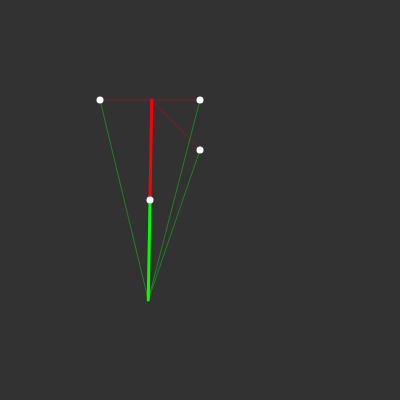
Frame 1 (no input)
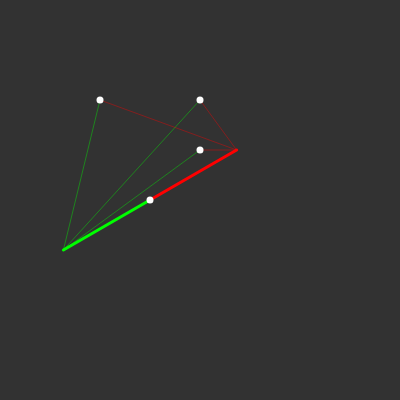
Frame 60 (no input)
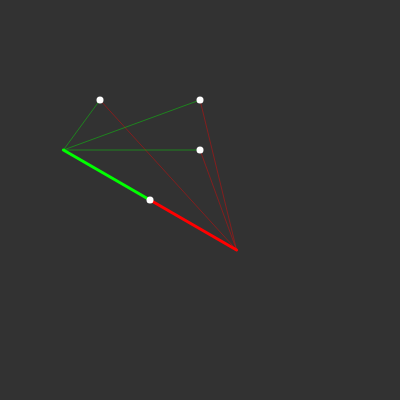
Frame 120 (the mouse pressed at the canvas centre since frame 60)

The p5.js sketch that drew these frames (run headless with seeded random() and noise() and a simulated clock; from frame 60 on, the mouse is pressed at the canvas centre):

// p5.js sketch
// ── sketch.js
const dots = [];
let activeIndex = 0;

function setup() {
  createCanvas(400, 400);
  // put setup code here
  //   frameRate(5);
  angleMode(DEGREES);

  dots.push(new Dot(width / 2 - 50, height / 2));
  dots.push(new Dot(100, 100));
  dots.push(new Dot(200, 100));

  dots.push(new Dot(width / 2, height / 2 - 50));
  dots[activeIndex].showLine = true;
}

function draw() {
  // put drawing code here
  background(50);

  for (let i = 0; i < dots.length; i++) {
    const dot = dots[i];
    dot.update();
    dot.show();
  }
}

class Dot {
  constructor(x, y) {
    push();
    this.angle = -90;
    this.pos = createVector(x, y);
    translate(this.pos.x, this.pos.y);
    this.point1 = p5.Vector.fromAngle(radians(this.angle), 100);
    this.point2 = p5.Vector.fromAngle(radians(-this.angle), 100);
    this.showLine = false;
    pop();
  }

  update() {
    if (this.showLine) {
      this.angle++;
      this.point1 = p5.Vector.fromAngle(radians(this.angle), 100);
      this.point2 = p5.Vector.fromAngle(radians(this.angle), -100);
    }

    if (!this.showLine) {
      const dist1 = Math.round(
        dist(this.point1.x, this.point1.y, this.point2.x, this.point2.y)
      );
      const dist2 = Math.round(
        dist(
          this.pos.x,
          this.pos.y,
          dots[activeIndex].point1.x + dots[activeIndex].pos.x,
          dots[activeIndex].point1.y + dots[activeIndex].pos.y
        )
      );
      const dist3 = Math.round(
        dist(
          this.pos.x,
          this.pos.y,
          dots[activeIndex].point2.x + dots[activeIndex].pos.x,
          dots[activeIndex].point2.y + dots[activeIndex].pos.y
        )
      );
      //   console.log(dist1, dist2, dist3, dist2 + dist3 - 7);
      if (dist1 === dist2 + dist3) {
        console.log('touching');
        // noLoop();
      }
      this.drawCalcLine();
    }
  }

  show() {
    if (this.showLine) {
      this.displayLine();
    }
    push();
    stroke(255);
    strokeWeight(7);
    point(this.pos.x, this.pos.y);
    pop();
  }

  drawCalcLine() {
    push();
    stroke(255, 0, 0, 100);
    strokeWeight(1);

    line(
      dots[activeIndex].point1.x + dots[activeIndex].pos.x,
      dots[activeIndex].point1.y + dots[activeIndex].pos.y,
      this.pos.x,
      this.pos.y
    );
    stroke(0, 255, 0, 100);
    line(
      dots[activeIndex].point2.x + dots[activeIndex].pos.x,
      dots[activeIndex].point2.y + dots[activeIndex].pos.y,
      this.pos.x,
      this.pos.y
    );
    pop();
  }

  displayLine() {
    push();
    stroke(255, 0, 0);
    strokeWeight(3);
    translate(this.pos.x, this.pos.y);
    line(0, 0, this.point1.x, this.point1.y);
    stroke(0, 255, 0);
    line(0, 0, this.point2.x, this.point2.y);
    pop();
  }

  getDist(a, b) {
    return dist(a.x, a.y, b.x, b.y);
  }
}
